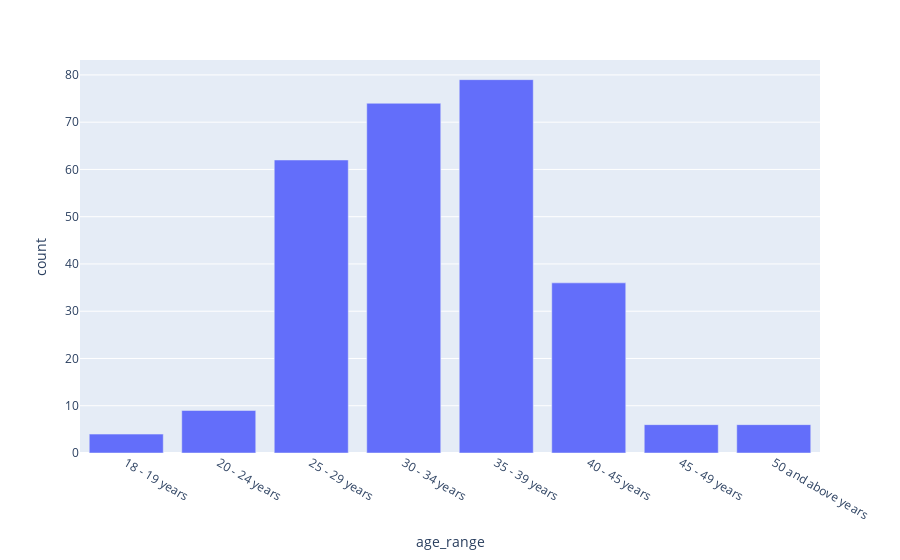

Notebook cell for this chart:
### Code cell
fig = px.bar(age_range_df, x='age_range', y='count')
fig.show()

### Figure 1 — Plotly figure (JSON) as saved in the notebook; plotly's stock layout.template omitted (floating-point values rounded to 4 significant figures)
{"data": [{"alignmentgroup": "True", "hovertemplate": "age_range=%{x}<br>count=%{y}<extra></extra>", "legendgroup": "", "marker": {"color": "#636efa", "pattern": {"shape": ""}}, "name": "", "offsetgroup": "", "orientation": "v", "showlegend": false, "textposition": "auto", "x": ["18 - 19 years", "20 - 24 years", "25 - 29 years", "30 - 34 years", "35 - 39 years", "40 - 45 years", "45 - 49 years", "50 and above years"], "xaxis": "x", "y": [4, 9, 62, 74, 79, 36, 6, 6], "yaxis": "y", "type": "bar"}], "layout": {"xaxis": {"anchor": "y", "domain": [0, 1], "title": {"text": "age_range"}}, "yaxis": {"anchor": "x", "domain": [0, 1], "title": {"text": "count"}}, "legend": {"tracegroupgap": 0}, "margin": {"t": 60}, "barmode": "relative"}}
